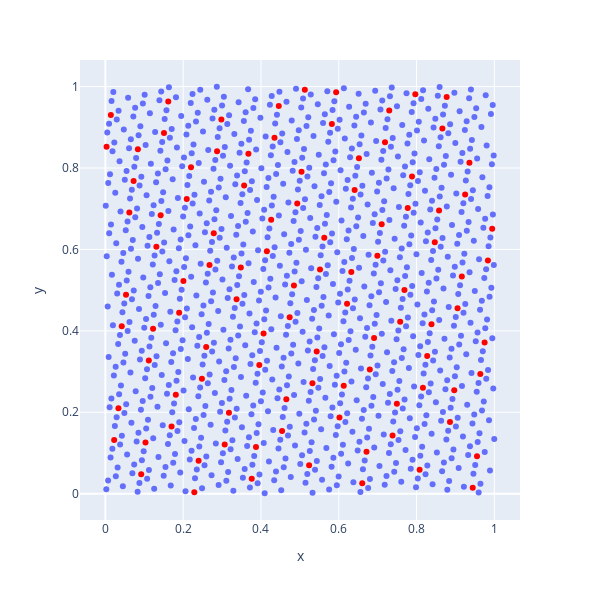

Here is the notebook cell this chart was saved with:
### Code cell
# the generator is stateful, so you can keep sampling from where you left
# the whole sequence will be low-discrepancy 

new_sample = np.array(r.sample(100))

new_fig = px.scatter(x=new_sample[:, 0], y=new_sample[:, 1], 
                 width=600, height=600).update_traces(marker=dict(color='red'))

# fig = make_subplots(rows=1, cols=2, shared_xaxes=True, subplot_titles=['quasirandom', 'random'])
new_fig.add_trace(qr_fig.data[0])
